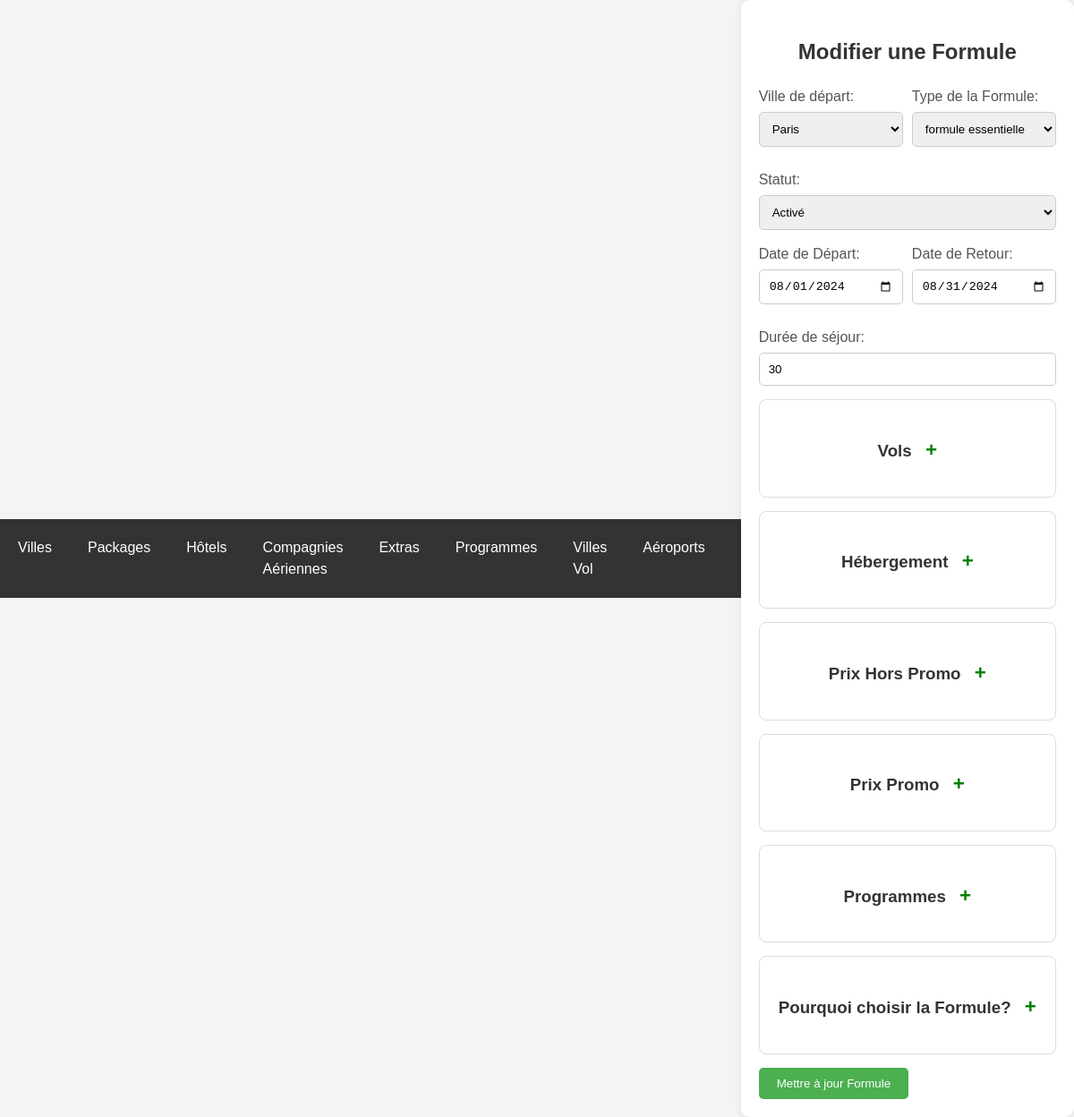
The app's page /edit_formule.php?id=373 (signed in) with its own data.
### tables this page shows
CREATE TABLE `formules` (
  `id` int(11) NOT NULL,
  `package_id` int(11) NOT NULL,
  `date_depart` date DEFAULT NULL,
  `date_retour` date DEFAULT NULL,
  `statut` enum('activé','désactivé') NOT NULL,
  `duree_sejour` varchar(255) NOT NULL,
  `prix_chambre_quadruple` decimal(10,2) NOT NULL,
  `prix_chambre_triple` decimal(10,2) NOT NULL,
  `prix_chambre_double` decimal(10,2) NOT NULL,
  `prix_chambre_single` decimal(10,2) NOT NULL,
  `child_discount` decimal(10,2) NOT NULL,
  `prix_bebe` decimal(10,2) NOT NULL,
  `prix_chambre_quadruple_promo` decimal(10,2) NOT NULL,
  `prix_chambre_triple_promo` decimal(10,2) NOT NULL,
  `prix_chambre_double_promo` decimal(10,2) NOT NULL,
  `prix_chambre_single_promo` decimal(10,2) NOT NULL,
  `type_id` int(11) DEFAULT NULL,
  `created_at` timestamp NOT NULL DEFAULT current_timestamp() ON UPDATE current_timestamp(),
  `programs_id` longtext DEFAULT NULL CHECK (json_valid(`programs_id`)),
  `program_order` longtext NOT NULL CHECK (json_valid(`program_order`)),
  `description` text NOT NULL
);

### edit_formule.php (the view, shortened to what this page needs)
<!DOCTYPE html>
<html lang="fr">
<head>
    <link rel="stylesheet" href="styles.css">
    <link href="https://cdn.quilljs.com/1.3.6/quill.snow.css" rel="stylesheet">
    <link rel="stylesheet" href="https://code.jquery.com/ui/1.12.1/themes/base/jquery-ui.css">
</head>
<body>
    <?php include 'header.php'; ?>
    <div class="container">
        <h2>Modifier une Formule</h2>
        <form action="update_formule_submit.php" method="POST">
            <?php
            include 'db.php';
            if (isset($_GET['id'])) {
                $formuleId = $_GET['id'];
                $sql = "SELECT * FROM formules WHERE id = $formuleId";
                $result = mysqli_query($conn, $sql);
                if (mysqli_num_rows($result) > 0) {
                    $row = mysqli_fetch_assoc($result);
                    $existingPackageId = $row['package_id'];
                    $existingTypeId = $row['type_id'];
                    $existingStatut = $row['statut'];
                    $existingDureeSejour = $row['duree_sejour'];
                    $existingDateDepart = $row['date_depart'];
                    $existingDateRetour = $row['date_retour'];
                } else {
                    echo "Formule not found.";
                    exit;
                }
            } else {
                echo "Formule ID not provided.";
                exit;
            }
            ?>
            <div class="half-width-inputs">
                <div class="input-group">
                    <label for="package">Ville de départ:</label>
                    <select id="package" name="package" class="half-width-input" required>
                        <?php
                        $sql = "SELECT id, nom FROM omra_packages";
                        $result = mysqli_query($conn, $sql);
                        while ($row = mysqli_fetch_assoc($result)) {
                            $selected = ($row["id"] == $existingPackageId) ? 'selected' : '';
                            echo "<option value='" . $row["id"] . "' $selected>" . $row["nom"] . "</option>";
                        }
                        ?>
                    </select>
                </div>
                <div class="input-group">
                    <label for="type">Type de la Formule:</label>
                    <select id="type" name="type" class="half-width-input" required>
                        <?php
                        $sql_types_formules = "SELECT id, nom FROM type_formule_omra WHERE formule_parent_id = $existingPackageId";
                        $result_types_formules = mysqli_query($conn, $sql_types_formules);
                        while ($row = mysqli_fetch_assoc($result_types_formules)) {
                            $selected = ($row["id"] == $existingTypeId) ? 'selected' : '';
                            echo "<option value='" . $row['id'] . "' $selected>" . $row['nom'] . "</option>";
                        }
                        ?>
                    </select>
                </div>
                <div class="input-group">
                    <label for="statut">Statut:</label>
                    <select id="statut" name="statut" class="half-width-input" required>
                        <option value="activé" <?php if ($existingStatut == 'activé')
                                                    echo 'selected'; ?>>Activé</option>
                    </select>
                </div>
            </div>
            <div class="half-width-inputs">
                <div class="input-group">
                    <label for="date_depart">Date de Départ:</label>
                    <input type="date" id="date_depart" name="date_depart" class="half-width-input" value="<?php echo $existingDateDepart; ?>" required>
                </div>
                <div class="input-group">
                    <label for="date_retour">Date de Retour:</label>
                    <input type="date" id="date_retour" name="date_retour" class="half-width-input" value="<?php echo $existingDateRetour; ?>" required>
                </div>
                <div class="input-group">
                    <label for="duree_sejour">Durée de séjour:</label>
                    <input type="text" id="duree_sejour" name="duree_sejour" class="half-width-input" value="<?php echo $existingDureeSejour; ?>" required>
                </div>
            </div>
            <div class="price-inputs" id="vols-container">
                <h3>Vols <span class="toggle-icon" onclick="toggleCollapse(this)">+</span></h3>
            </div>
            <div class="price-inputs">
                <h3>Hébergement <span id="toggle-hebergement" class="toggle-icon" onclick="toggleCollapse(this)">+</span></h3>
            </div>
            <div class="price-inputs">
                <h3>Prix Hors Promo <span class="toggle-icon">+</span></h3>
            </div>
            <div class="price-inputs">
                <h3>Prix Promo <span class="toggle-icon">+</span></h3>
            </div>
            <div class="price-inputs">
                <h3>Programmes <span class="toggle-icon">+</span></h3>
            </div>
            <div class="price-inputs">
                <h3>Pourquoi choisir la Formule? <span class="toggle-icon">+</span></h3>
            </div>
            <button type="submit">Mettre à jour Formule</button>
        </form>
    </div>
</body>
</html>

### css/styles.css (style rules this page uses)
body { font-family: 'Lexend', sans-serif; line-height: 1.5; min-height: 100vh; display: flex; align-items: center; justify-content: center; color: #393232; background-color: #f7f7f7; }

### edit_formule.php (style rules this page uses)
.price-inputs { font-family: Arial, sans-serif; }
body { font-family: Arial, sans-serif; background-color: #f4f4f4; margin: 0; padding: 0; box-sizing: border-box; }
.container { width: 80%; margin: auto; background-color: #fff; padding: 20px; border-radius: 10px; box-shadow: 0 0 10px rgba(0, 0, 0, 0.1); }
h2 { text-align: center; color: #333; }
form { margin-top: 20px; }
label { display: block; margin-bottom: 5px; color: #555; }
input[type="text"], input[type="number"], textarea, select { width: 100%; padding: 10px; margin-bottom: 15px; border: 1px solid #ccc; border-radius: 5px; box-sizing: border-box; }
button[type="submit"] { background-color: #4caf50; color: #fff; padding: 10px 20px; border: none; border-radius: 5px; cursor: pointer; }
input[type="date"] { width: 100%; padding: 10px; margin-bottom: 15px; border: 1px solid #ccc; border-radius: 5px; box-sizing: border-box; }
.price-inputs { margin-bottom: 15px; }
.price-inputs { border: 1px solid #ddd; padding: 20px; border-radius: 8px; }
.price-inputs h3 { text-align: center; margin-bottom: 15px; color: #333; }
.half-width-inputs { display: flex; flex-wrap: wrap; gap: 10px; }
.input-group { flex: 1; min-width: 150px; }
.half-width-input { width: 100%; box-sizing: border-box; }
.toggle-icon { cursor: pointer; font-size: 1.2em; margin-left: 10px; color: green !important; }

### header.php (style rules this page uses)
body { font-family: Arial, sans-serif; background-color: #f4f4f4; margin: 0; padding: 0; box-sizing: border-box; }

### records on screen
formules: statut "Activé", date_depart "08/01/2024", date_retour "08/31/2024", duree_sejour "30"

### other values on screen
form field package "Paris"
form field type "formule essentielle"
